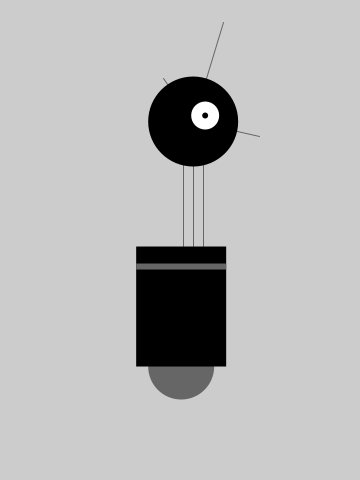
Frame 1 (no input)
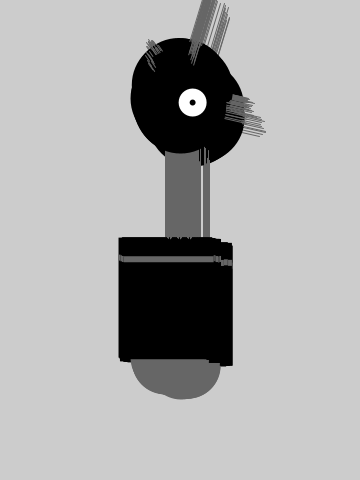
Frame 60 (the mouse pressed at the canvas centre just before this capture)
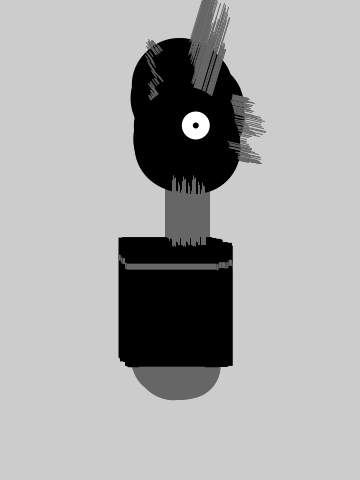
Frame 120 (the mouse held since frame 60 and released just before this capture)

The Processing sketch that drew these frames (run headless with seeded random() and noise(); from frame 60 on, the mouse is pressed at the canvas centre):

// Processing sketch: Robot06_Motion
// ── Robot06_Motion.pde
float x = 180;           // X-coordinate
float y = 400;           // Y-coordinate
float bodyHeight = 153;  // Body Height
float neckHeight = 56;   // Neck Height
float radius = 45;       // Head Radius
float angle = 0.0;       // Angle for motion

void setup() {
  size(360, 480);
  ellipseMode(RADIUS);
}

void draw() {
  // Change position by a small random amount
  x += random(-4, 4);
  y += random(-1, 1);
  
  // Change height of neck
  neckHeight = 80 + sin(angle) * 30;
  angle += 0.05;
  
  // Adjust the height of the head
  float ny = y - bodyHeight - neckHeight - radius;

  // Neck
  stroke(102);
  line(x+2, y-bodyHeight, x+2, ny); 
  line(x+12, y-bodyHeight, x+12, ny); 
  line(x+22, y-bodyHeight, x+22, ny); 

  // Antennae
  line(x+12, ny, x-18, ny-43);
  line(x+12, ny, x+42, ny-99);
  line(x+12, ny, x+78, ny+15);

  // Body
  noStroke();
  fill(102);
  ellipse(x, y-33, 33, 33);
  fill(0);
  rect(x-45, y-bodyHeight, 90, bodyHeight-33);
  fill(102);
  rect(x-45, y-bodyHeight+17, 90, 6);

  // Head
  fill(0);
  ellipse(x+12, ny, radius, radius); 
  fill(255);
  ellipse(x+24, ny-6, 14, 14);
  fill(0);
  ellipse(x+24, ny-6, 3, 3);
}
